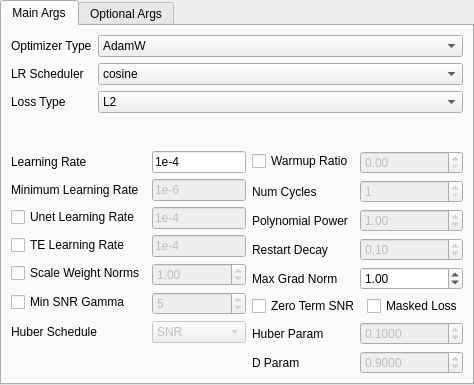
<?xml version="1.0" encoding="UTF-8"?>
<ui version="4.0">
 <class>optimizer_ui</class>
 <widget class="QWidget" name="optimizer_ui">
  <property name="geometry">
   <rect>
    <x>0</x>
    <y>0</y>
    <width>463</width>
    <height>385</height>
   </rect>
  </property>
  <property name="windowTitle">
   <string>Form</string>
  </property>
  <layout class="QVBoxLayout" name="verticalLayout">
   <property name="leftMargin">
    <number>0</number>
   </property>
   <property name="topMargin">
    <number>0</number>
   </property>
   <property name="rightMargin">
    <number>0</number>
   </property>
   <property name="bottomMargin">
    <number>0</number>
   </property>
   <item>
    <widget class="TabView" name="tabWidget">
     <property name="focusPolicy">
      <enum>Qt::FocusPolicy::StrongFocus</enum>
     </property>
     <property name="currentIndex">
      <number>0</number>
     </property>
     <widget class="QWidget" name="optimizer_tab_main">
      <property name="focusPolicy">
       <enum>Qt::FocusPolicy::StrongFocus</enum>
      </property>
      <attribute name="title">
       <string>Main Args</string>
      </attribute>
      <layout class="QGridLayout" name="gridLayout">
       <item row="1" column="0">
        <layout class="QFormLayout" name="formLayout_2">
         <item row="0" column="0">
          <widget class="QLabel" name="label">
           <property name="toolTip">
            <string>&lt;html&gt;&lt;head/&gt;&lt;body&gt;&lt;p&gt;Learning Rate is the base learning rate for any value that is not explicitly set, for example, if you set the Unet learning rate, but not the Text Encoder learning rate, the Text Encoder will be using this learning rate&lt;/p&gt;&lt;/body&gt;&lt;/html&gt;</string>
           </property>
           <property name="text">
            <string>Learning Rate</string>
           </property>
          </widget>
         </item>
         <item row="0" column="1">
          <widget class="LineEditWithHighlight" name="main_lr_input">
           <property name="toolTip">
            <string>&lt;html&gt;&lt;head/&gt;&lt;body&gt;&lt;p&gt;Learning Rate is the base learning rate for any value that is not explicitly set, for example, if you set the Unet learning rate, but not the Text Encoder learning rate, the Text Encoder will be using this learning rate&lt;/p&gt;&lt;/body&gt;&lt;/html&gt;</string>
           </property>
           <property name="text">
            <string>1e-4</string>
           </property>
           <property name="placeholderText">
            <string>Learning Rate</string>
           </property>
          </widget>
         </item>
         <item row="1" column="1">
          <widget class="LineEditWithHighlight" name="min_lr_input">
           <property name="enabled">
            <bool>false</bool>
           </property>
           <property name="toolTip">
            <string>&lt;html&gt;&lt;head/&gt;&lt;body&gt;&lt;p&gt;Minimum Learning Rate is the minimum value any of the learning rates can be&lt;/p&gt;&lt;/body&gt;&lt;/html&gt;</string>
           </property>
           <property name="text">
            <string>1e-6</string>
           </property>
          </widget>
         </item>
         <item row="2" column="0">
          <widget class="QCheckBox" name="unet_lr_enable">
           <property name="toolTip">
            <string>&lt;html&gt;&lt;head/&gt;&lt;body&gt;&lt;p&gt;Unet Learning Rate is the base learning rate for the Unet&lt;/p&gt;&lt;/body&gt;&lt;/html&gt;</string>
           </property>
           <property name="text">
            <string>Unet Learning Rate</string>
           </property>
          </widget>
         </item>
         <item row="2" column="1">
          <widget class="LineEditWithHighlight" name="unet_lr_input">
           <property name="enabled">
            <bool>false</bool>
           </property>
           <property name="toolTip">
            <string>&lt;html&gt;&lt;head/&gt;&lt;body&gt;&lt;p&gt;Unet Learning Rate is the base learning rate for the Unet&lt;/p&gt;&lt;/body&gt;&lt;/html&gt;</string>
           </property>
           <property name="text">
            <string>1e-4</string>
           </property>
           <property name="placeholderText">
            <string>Unet Learning Rate</string>
           </property>
          </widget>
         </item>
         <item row="3" column="0">
          <widget class="QCheckBox" name="te_lr_enable">
           <property name="toolTip">
            <string>&lt;html&gt;&lt;head/&gt;&lt;body&gt;&lt;p&gt;TE Learning Rate is the base learning rate for the Text Encoder&lt;/p&gt;&lt;/body&gt;&lt;/html&gt;</string>
           </property>
           <property name="text">
            <string>TE Learning Rate</string>
           </property>
          </widget>
         </item>
         <item row="3" column="1">
          <widget class="LineEditWithHighlight" name="te_lr_input">
           <property name="enabled">
            <bool>false</bool>
           </property>
           <property name="toolTip">
            <string>&lt;html&gt;&lt;head/&gt;&lt;body&gt;&lt;p&gt;TE Learning Rate is the base learning rate for the Text Encoder&lt;/p&gt;&lt;/body&gt;&lt;/html&gt;</string>
           </property>
           <property name="text">
            <string>1e-4</string>
           </property>
           <property name="placeholderText">
            <string>TE Learning Rate</string>
           </property>
          </widget>
         </item>
         <item row="1" column="0">
          <widget class="QLabel" name="min_lr_label">
           <property name="toolTip">
            <string>&lt;html&gt;&lt;head/&gt;&lt;body&gt;&lt;p&gt;Minimum Learning Rate is the minimum value any of the learning rates can be&lt;/p&gt;&lt;/body&gt;&lt;/html&gt;</string>
           </property>
           <property name="text">
            <string>Minimum Learning Rate</string>
           </property>
          </widget>
         </item>
         <item row="4" column="0">
          <widget class="QCheckBox" name="scale_weight_enable">
           <property name="toolTip">
            <string>&lt;html&gt;&lt;head/&gt;&lt;body&gt;&lt;p&gt;Scale Weight Norms is a way to scale the weights to prevent any one weight from getting too large to the rest&lt;/p&gt;&lt;/body&gt;&lt;/html&gt;</string>
           </property>
           <property name="text">
            <string>Scale Weight Norms</string>
           </property>
          </widget>
         </item>
         <item row="4" column="1">
          <widget class="DoubleSpinBox" name="scale_weight_input">
           <property name="enabled">
            <bool>false</bool>
           </property>
           <property name="focusPolicy">
            <enum>Qt::FocusPolicy::StrongFocus</enum>
           </property>
           <property name="toolTip">
            <string>&lt;html&gt;&lt;head/&gt;&lt;body&gt;&lt;p&gt;Scale Weight Norms is a way to scale the weights to prevent any one weight from getting too large to the rest&lt;/p&gt;&lt;/body&gt;&lt;/html&gt;</string>
           </property>
           <property name="value">
            <double>1.000000000000000</double>
           </property>
          </widget>
         </item>
         <item row="5" column="0">
          <widget class="QCheckBox" name="min_snr_enable">
           <property name="toolTip">
            <string>&lt;html&gt;&lt;head/&gt;&lt;body&gt;&lt;p&gt;Min SNR Gamma is a way to remove random noise during training. A lower value is stronger&lt;/p&gt;&lt;/body&gt;&lt;/html&gt;</string>
           </property>
           <property name="text">
            <string>Min SNR Gamma</string>
           </property>
          </widget>
         </item>
         <item row="5" column="1">
          <widget class="SpinBox" name="min_snr_input">
           <property name="enabled">
            <bool>false</bool>
           </property>
           <property name="focusPolicy">
            <enum>Qt::FocusPolicy::StrongFocus</enum>
           </property>
           <property name="toolTip">
            <string>&lt;html&gt;&lt;head/&gt;&lt;body&gt;&lt;p&gt;Min SNR Gamma is a way to remove random noise during training. A lower value is stronger&lt;/p&gt;&lt;/body&gt;&lt;/html&gt;</string>
           </property>
           <property name="value">
            <number>5</number>
           </property>
          </widget>
         </item>
         <item row="6" column="1">
          <widget class="ComboBox" name="huber_schedule_selector">
           <property name="enabled">
            <bool>false</bool>
           </property>
           <property name="toolTip">
            <string>&lt;html&gt;&lt;head/&gt;&lt;body&gt;&lt;p&gt;Huber Schedule handles the type of Huber loss that is used.&lt;/p&gt;&lt;/body&gt;&lt;/html&gt;</string>
           </property>
           <item>
            <property name="text">
             <string>SNR</string>
            </property>
           </item>
           <item>
            <property name="text">
             <string>Exponential</string>
            </property>
           </item>
           <item>
            <property name="text">
             <string>Constant</string>
            </property>
           </item>
          </widget>
         </item>
         <item row="6" column="0">
          <widget class="QLabel" name="label_3">
           <property name="toolTip">
            <string>&lt;html&gt;&lt;head/&gt;&lt;body&gt;&lt;p&gt;Huber Schedule handles the type of Huber loss that is used.&lt;/p&gt;&lt;/body&gt;&lt;/html&gt;</string>
           </property>
           <property name="text">
            <string>Huber Schedule</string>
           </property>
          </widget>
         </item>
        </layout>
       </item>
       <item row="0" column="0" colspan="2">
        <layout class="QFormLayout" name="formLayout">
         <item row="0" column="0">
          <widget class="QLabel" name="optimizer_type_label">
           <property name="toolTip">
            <string>&lt;html&gt;&lt;head/&gt;&lt;body&gt;&lt;p&gt;Optimizer Type is the Optimizer that will be used during training&lt;/p&gt;&lt;/body&gt;&lt;/html&gt;</string>
           </property>
           <property name="text">
            <string>Optimizer Type</string>
           </property>
          </widget>
         </item>
         <item row="0" column="1">
          <widget class="ComboBox" name="optimizer_type_selector">
           <property name="focusPolicy">
            <enum>Qt::FocusPolicy::StrongFocus</enum>
           </property>
           <property name="toolTip">
            <string>&lt;html&gt;&lt;head/&gt;&lt;body&gt;&lt;p&gt;Optimizer Type is the Optimizer that will be used during training&lt;/p&gt;&lt;/body&gt;&lt;/html&gt;</string>
           </property>
           <item>
            <property name="text">
             <string>AdamW</string>
            </property>
           </item>
           <item>
            <property name="text">
             <string>AdamW8bit</string>
            </property>
           </item>
           <item>
            <property name="text">
             <string>Lion</string>
            </property>
           </item>
           <item>
            <property name="text">
             <string>SGDNesterov</string>
            </property>
           </item>
           <item>
            <property name="text">
             <string>SGDNesterov8bit</string>
            </property>
           </item>
           <item>
            <property name="text">
             <string>DAdaptAdam</string>
            </property>
           </item>
           <item>
            <property name="text">
             <string>DAdaptAdaGrad</string>
            </property>
           </item>
           <item>
            <property name="text">
             <string>DAdaptAdan</string>
            </property>
           </item>
           <item>
            <property name="text">
             <string>DAdaptSGD</string>
            </property>
           </item>
           <item>
            <property name="text">
             <string>AdaFactor</string>
            </property>
           </item>
           <item>
            <property name="text">
             <string>Prodigy</string>
            </property>
           </item>
           <item>
            <property name="text">
             <string>Came</string>
            </property>
           </item>
           <item>
            <property name="text">
             <string>Compass</string>
            </property>
           </item>
           <item>
            <property name="text">
             <string>LPFAdamW</string>
            </property>
           </item>
           <item>
            <property name="text">
             <string>RMSProp</string>
            </property>
           </item>
           <item>
            <property name="text">
             <string>RAdamScheduleFree</string>
            </property>
           </item>
           <item>
            <property name="text">
             <string>Automagic_AdamS</string>
            </property>
           </item>
           <item>
            <property name="text">
             <string>Automagic_CAMEAMP_Improved</string>
            </property>
           </item>
          </widget>
         </item>
         <item row="1" column="0">
          <widget class="QLabel" name="lr_scheduler_label">
           <property name="toolTip">
            <string>&lt;html&gt;&lt;head/&gt;&lt;body&gt;&lt;p&gt;LR Scheduler is the Scheduler for the learning rate during the training&lt;/p&gt;&lt;/body&gt;&lt;/html&gt;</string>
           </property>
           <property name="text">
            <string>LR Scheduler</string>
           </property>
          </widget>
         </item>
         <item row="1" column="1">
          <widget class="ComboBox" name="lr_scheduler_selector">
           <property name="focusPolicy">
            <enum>Qt::FocusPolicy::StrongFocus</enum>
           </property>
           <property name="toolTip">
            <string>&lt;html&gt;&lt;head/&gt;&lt;body&gt;&lt;p&gt;LR Scheduler is the Scheduler for the learning rate during the training&lt;/p&gt;&lt;/body&gt;&lt;/html&gt;</string>
           </property>
           <item>
            <property name="text">
             <string>cosine</string>
            </property>
           </item>
           <item>
            <property name="text">
             <string>cosine with restarts</string>
            </property>
           </item>
           <item>
            <property name="text">
             <string>cosine annealing warm restarts (CAWR)</string>
            </property>
           </item>
           <item>
            <property name="text">
             <string>linear</string>
            </property>
           </item>
           <item>
            <property name="text">
             <string>constant</string>
            </property>
           </item>
           <item>
            <property name="text">
             <string>constant with warmup</string>
            </property>
           </item>
           <item>
            <property name="text">
             <string>adafactor</string>
            </property>
           </item>
           <item>
            <property name="text">
             <string>polynomial</string>
            </property>
           </item>
           <item>
            <property name="text">
             <string>rex annealing warm restarts (RAWR)</string>
            </property>
           </item>
          </widget>
         </item>
         <item row="2" column="0">
          <widget class="QLabel" name="loss_type_label">
           <property name="toolTip">
            <string>&lt;html&gt;&lt;head/&gt;&lt;body&gt;&lt;p&gt;Loss Type is the way the loss is calculated&lt;/p&gt;&lt;/body&gt;&lt;/html&gt;</string>
           </property>
           <property name="text">
            <string>Loss Type</string>
           </property>
          </widget>
         </item>
         <item row="2" column="1">
          <widget class="ComboBox" name="loss_type_selector">
           <property name="toolTip">
            <string>&lt;html&gt;&lt;head/&gt;&lt;body&gt;&lt;p&gt;Loss Type is the way the loss is calculated&lt;/p&gt;&lt;/body&gt;&lt;/html&gt;</string>
           </property>
           <item>
            <property name="text">
             <string>L2</string>
            </property>
           </item>
           <item>
            <property name="text">
             <string>Huber</string>
            </property>
           </item>
           <item>
            <property name="text">
             <string>Smooth L1</string>
            </property>
           </item>
          </widget>
         </item>
        </layout>
       </item>
       <item row="1" column="1">
        <layout class="QFormLayout" name="formLayout_3">
         <item row="0" column="0">
          <widget class="QCheckBox" name="warmup_enable">
           <property name="toolTip">
            <string>&lt;html&gt;&lt;head/&gt;&lt;body&gt;&lt;p&gt;Warmup Ratio is the ratio of steps that is warmup steps in comparison to the total number of steps. If you are using one of the &amp;quot;warm&amp;quot; schedulers, the warmup is spread evenly across each of the cycles&lt;/p&gt;&lt;/body&gt;&lt;/html&gt;</string>
           </property>
           <property name="text">
            <string>Warmup Ratio</string>
           </property>
          </widget>
         </item>
         <item row="0" column="1">
          <widget class="DoubleSpinBox" name="warmup_input">
           <property name="enabled">
            <bool>false</bool>
           </property>
           <property name="focusPolicy">
            <enum>Qt::FocusPolicy::StrongFocus</enum>
           </property>
           <property name="toolTip">
            <string>&lt;html&gt;&lt;head/&gt;&lt;body&gt;&lt;p&gt;Warmup Ratio is the ratio of steps that is warmup steps in comparison to the total number of steps. If you are using one of the &amp;quot;warm&amp;quot; schedulers, the warmup is spread evenly across each of the cycles&lt;/p&gt;&lt;/body&gt;&lt;/html&gt;</string>
           </property>
           <property name="maximum">
            <double>1.000000000000000</double>
           </property>
           <property name="singleStep">
            <double>0.010000000000000</double>
           </property>
          </widget>
         </item>
         <item row="1" column="0">
          <widget class="QLabel" name="label_4">
           <property name="toolTip">
            <string>&lt;html&gt;&lt;head/&gt;&lt;body&gt;&lt;p&gt;Number of Cycles. 1 means there won't be any restarts during the training&lt;/p&gt;&lt;/body&gt;&lt;/html&gt;</string>
           </property>
           <property name="text">
            <string>Num Cycles</string>
           </property>
          </widget>
         </item>
         <item row="1" column="1">
          <widget class="SpinBox" name="cosine_restart_input">
           <property name="enabled">
            <bool>false</bool>
           </property>
           <property name="focusPolicy">
            <enum>Qt::FocusPolicy::StrongFocus</enum>
           </property>
           <property name="toolTip">
            <string>&lt;html&gt;&lt;head/&gt;&lt;body&gt;&lt;p&gt;Number of Cycles. 1 means there won't be any restarts during the training&lt;/p&gt;&lt;/body&gt;&lt;/html&gt;</string>
           </property>
           <property name="minimum">
            <number>1</number>
           </property>
          </widget>
         </item>
         <item row="2" column="0">
          <widget class="QLabel" name="label_5">
           <property name="toolTip">
            <string>&lt;html&gt;&lt;head/&gt;&lt;body&gt;&lt;p&gt;Polynomial Power is the value of the Polynomial for the Polynomial Scheduler&lt;/p&gt;&lt;/body&gt;&lt;/html&gt;</string>
           </property>
           <property name="text">
            <string>Polynomial Power</string>
           </property>
          </widget>
         </item>
         <item row="2" column="1">
          <widget class="DoubleSpinBox" name="poly_power_input">
           <property name="enabled">
            <bool>false</bool>
           </property>
           <property name="focusPolicy">
            <enum>Qt::FocusPolicy::StrongFocus</enum>
           </property>
           <property name="toolTip">
            <string>&lt;html&gt;&lt;head/&gt;&lt;body&gt;&lt;p&gt;Polynomial Power is the value of the Polynomial for the Polynomial Scheduler&lt;/p&gt;&lt;/body&gt;&lt;/html&gt;</string>
           </property>
           <property name="singleStep">
            <double>0.010000000000000</double>
           </property>
           <property name="value">
            <double>1.000000000000000</double>
           </property>
          </widget>
         </item>
         <item row="3" column="0">
          <widget class="QLabel" name="gamma_label">
           <property name="toolTip">
            <string>&lt;html&gt;&lt;head/&gt;&lt;body&gt;&lt;p&gt;Restart Decay is the amount the max learning rate decays when a new cycle starts&lt;/p&gt;&lt;/body&gt;&lt;/html&gt;</string>
           </property>
           <property name="text">
            <string>Restart Decay</string>
           </property>
          </widget>
         </item>
         <item row="3" column="1">
          <widget class="DoubleSpinBox" name="gamma_input">
           <property name="enabled">
            <bool>false</bool>
           </property>
           <property name="toolTip">
            <string>&lt;html&gt;&lt;head/&gt;&lt;body&gt;&lt;p&gt;Restart Decay is the amount the max learning rate decays when a new cycle starts&lt;/p&gt;&lt;/body&gt;&lt;/html&gt;</string>
           </property>
           <property name="minimum">
            <double>0.000000000000000</double>
           </property>
           <property name="maximum">
            <double>1.000000000000000</double>
           </property>
           <property name="singleStep">
            <double>0.010000000000000</double>
           </property>
           <property name="value">
            <double>0.100000000000000</double>
           </property>
          </widget>
         </item>
         <item row="4" column="1">
          <widget class="DoubleSpinBox" name="max_grad_norm_input">
           <property name="toolTip">
            <string>&lt;html&gt;&lt;head/&gt;&lt;body&gt;&lt;p&gt;Max Grad Norm is the maximum gradient after normalization&lt;/p&gt;&lt;/body&gt;&lt;/html&gt;</string>
           </property>
           <property name="value">
            <double>1.000000000000000</double>
           </property>
          </widget>
         </item>
         <item row="5" column="0" colspan="2">
          <layout class="QHBoxLayout" name="horizontalLayout_2">
           <item>
            <widget class="QCheckBox" name="zero_term_enable">
             <property name="toolTip">
              <string>&lt;html&gt;&lt;head/&gt;&lt;body&gt;&lt;p&gt;Zero Term SNR is a tweak to the noise schedule that allows for full range of color. Typically you would only use this if the base model you are training on has trained with it&lt;/p&gt;&lt;/body&gt;&lt;/html&gt;</string>
             </property>
             <property name="text">
              <string>Zero Term SNR</string>
             </property>
            </widget>
           </item>
           <item>
            <widget class="QCheckBox" name="masked_loss_enable">
             <property name="toolTip">
              <string>&lt;html&gt;&lt;head/&gt;&lt;body&gt;&lt;p&gt;Masked loss activates the masking feature of sd-scripts. This type of loss will only calculate the loss according to the masked values in the training images&lt;/p&gt;&lt;/body&gt;&lt;/html&gt;</string>
             </property>
             <property name="text">
              <string>Masked Loss</string>
             </property>
            </widget>
           </item>
          </layout>
         </item>
         <item row="6" column="0">
          <widget class="QLabel" name="label_6">
           <property name="toolTip">
            <string>&lt;html&gt;&lt;head/&gt;&lt;body&gt;&lt;p&gt;Huber Param is a parameter that affects the calculation of the loss function&lt;/p&gt;&lt;/body&gt;&lt;/html&gt;</string>
           </property>
           <property name="text">
            <string>Huber Param</string>
           </property>
          </widget>
         </item>
         <item row="6" column="1">
          <widget class="DoubleSpinBox" name="huber_param_input">
           <property name="enabled">
            <bool>false</bool>
           </property>
           <property name="toolTip">
            <string>&lt;html&gt;&lt;head/&gt;&lt;body&gt;&lt;p&gt;Huber Param is a parameter that affects the calculation of the loss function&lt;/p&gt;&lt;/body&gt;&lt;/html&gt;</string>
           </property>
           <property name="decimals">
            <number>4</number>
           </property>
           <property name="singleStep">
            <double>0.010000000000000</double>
           </property>
           <property name="value">
            <double>0.100000000000000</double>
           </property>
          </widget>
         </item>
         <item row="4" column="0">
          <widget class="QLabel" name="label_2">
           <property name="toolTip">
            <string>&lt;html&gt;&lt;head/&gt;&lt;body&gt;&lt;p&gt;Max Grad Norm is the maximum gradient after normalization&lt;/p&gt;&lt;/body&gt;&lt;/html&gt;</string>
           </property>
           <property name="text">
            <string>Max Grad Norm</string>
           </property>
          </widget>
         </item>
         <item row="7" column="0">
          <widget class="QLabel" name="label_7">
           <property name="text">
            <string>D Param</string>
           </property>
          </widget>
         </item>
         <item row="7" column="1">
          <widget class="DoubleSpinBox" name="d_param_input">
           <property name="enabled">
            <bool>false</bool>
           </property>
           <property name="decimals">
            <number>4</number>
           </property>
           <property name="maximum">
            <double>1.000000000000000</double>
           </property>
           <property name="singleStep">
            <double>0.010000000000000</double>
           </property>
           <property name="value">
            <double>0.900000000000000</double>
           </property>
          </widget>
         </item>
        </layout>
       </item>
      </layout>
     </widget>
     <widget class="QWidget" name="optimizer_tab_args">
      <property name="focusPolicy">
       <enum>Qt::FocusPolicy::StrongFocus</enum>
      </property>
      <attribute name="title">
       <string>Optional Args</string>
      </attribute>
      <layout class="QVBoxLayout" name="verticalLayout_2">
       <item>
        <layout class="QHBoxLayout" name="horizontalLayout_3">
         <item>
          <widget class="QPushButton" name="add_opt_button">
           <property name="text">
            <string>Add Optimizer Arg</string>
           </property>
          </widget>
         </item>
         <item>
          <widget class="QPushButton" name="save_opt_args_button">
           <property name="sizePolicy">
            <sizepolicy hsizetype="Maximum" vsizetype="Fixed">
             <horstretch>0</horstretch>
             <verstretch>0</verstretch>
            </sizepolicy>
           </property>
           <property name="text">
            <string/>
           </property>
          </widget>
         </item>
         <item>
          <widget class="QPushButton" name="load_opt_args_button">
           <property name="sizePolicy">
            <sizepolicy hsizetype="Maximum" vsizetype="Fixed">
             <horstretch>0</horstretch>
             <verstretch>0</verstretch>
            </sizepolicy>
           </property>
           <property name="text">
            <string/>
           </property>
          </widget>
         </item>
        </layout>
       </item>
       <item>
        <widget class="QScrollArea" name="scrollArea">
         <property name="widgetResizable">
          <bool>true</bool>
         </property>
         <widget class="QWidget" name="optimizer_item_widget">
          <property name="geometry">
           <rect>
            <x>0</x>
            <y>0</y>
            <width>439</width>
            <height>303</height>
           </rect>
          </property>
          <layout class="QVBoxLayout" name="verticalLayout_3"/>
         </widget>
        </widget>
       </item>
      </layout>
     </widget>
    </widget>
   </item>
  </layout>
 </widget>
 <customwidgets>
  <customwidget>
   <class>SpinBox</class>
   <extends>QSpinBox</extends>
   <header>modules.ScrollOnSelect.h</header>
  </customwidget>
  <customwidget>
   <class>ComboBox</class>
   <extends>QComboBox</extends>
   <header>modules.ScrollOnSelect.h</header>
  </customwidget>
  <customwidget>
   <class>DoubleSpinBox</class>
   <extends>QDoubleSpinBox</extends>
   <header>modules.ScrollOnSelect.h</header>
  </customwidget>
  <customwidget>
   <class>LineEditWithHighlight</class>
   <extends>QLineEdit</extends>
   <header>modules.LineEditHighlight.h</header>
  </customwidget>
  <customwidget>
   <class>TabView</class>
   <extends>QTabWidget</extends>
   <header>modules.ScrollOnSelect.h</header>
   <container>1</container>
  </customwidget>
 </customwidgets>
 <resources/>
 <connections/>
</ui>
